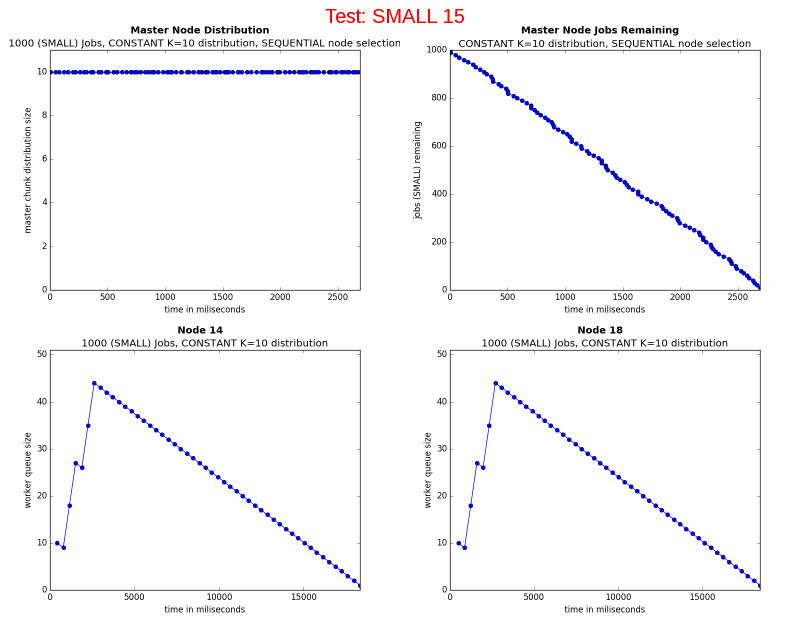
#> input picture report/combined_small_growing_workers_constant/case_small_15.png, 1600 x 1240 px, given in place of thread-1-assign_rate.png, which was not available (shown at 1/2 size)
$ python combine.py ../report/combined_small_growing_workers_constant/case_small_15.png ../report/combined_small_growing_workers_constant/case_small_16.png ../report/combined_small_growing_workers_constant/case_small_16.png
#> lines starting #> are read from the running program, lines starting #| are printed output that depends on the picture; pictures that were not available may be replaced by others from this repository, and a replacement may not be noted
import Image
import ImageFont, ImageDraw
import sys

test_case_num = sys.argv[1]
node1 = sys.argv[2]
node2 = sys.argv[3]

#opens an image:
test_suite = "varied"
test_folder = "results_%s_1000" % test_suite
test_case = "%s_%s" % (test_suite, test_case_num)
test_case_text = "Test: %s %s" % (test_suite.upper(), test_case_num)
out_file = "case_%s_%s.png" % (test_suite, test_case_num)

im1 = Image.open("%s/%s/thread-1-assign_rate.png" % (test_folder, test_case))
#> im1 is the input picture: PIL image 1600x1240 RGB; mean R, G, B 248, 247.7, 249.4
im2 = Image.open("%s/%s/thread-1-jobs_remaining.png" % (test_folder, test_case))
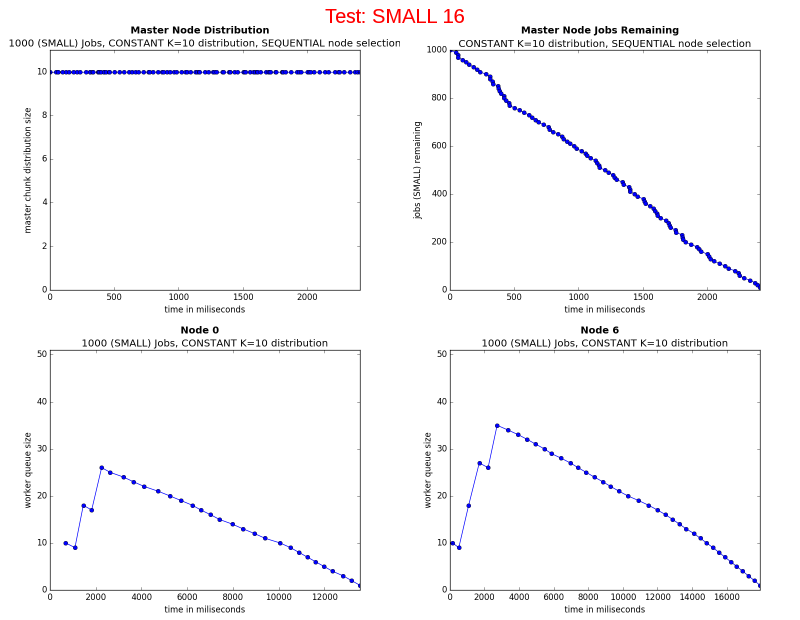
#> input picture report/combined_small_growing_workers_constant/case_small_16.png, 1600 x 1240 px, given in place of thread-1-jobs_remaining.png, which was not available (shown at 1/2 size)
#> im2 is the input picture: PIL image 1600x1240 RGB; mean R, G, B 248.1, 247.8, 249.4
im3 = Image.open("%s/%s/thread%s-queue_size.png" % (test_folder, test_case, node1))
im4 = Image.open("%s/%s/thread%s-queue_size.png" % (test_folder, test_case, node2))
#creates a new empty image, RGB mode, and size 400 by 400.
height_offset=40
new_im = Image.new('RGB', (1600, 1200 + height_offset), color="white")
#> new_im: PIL image 1600x1240 RGB; every value is 255

new_im.paste(im1, (0, 0 + height_offset))
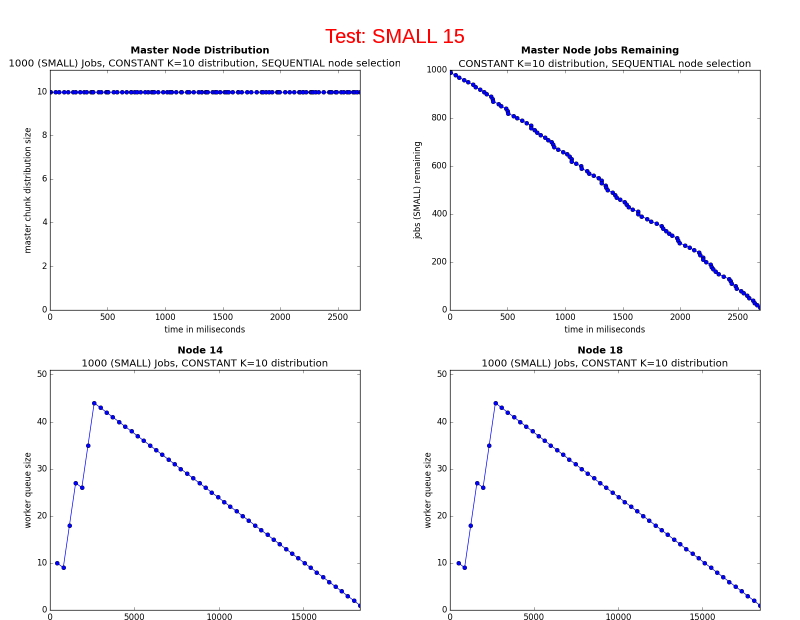
#> new_im: PIL image 1600x1240 RGB (shown at 1/2 size); mean R, G, B 248.1, 247.8, 249.6
new_im.paste(im2, (800, 0 + height_offset))
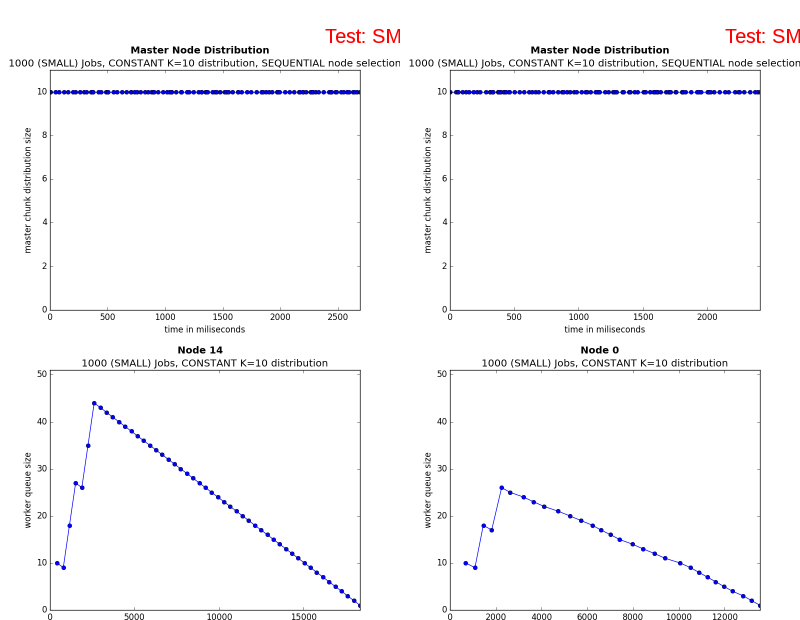
#> new_im: PIL image 1600x1240 RGB (shown at 1/2 size); mean R, G, B 248.4, 248, 249.5
new_im.paste(im3, (0, 600 + height_offset))
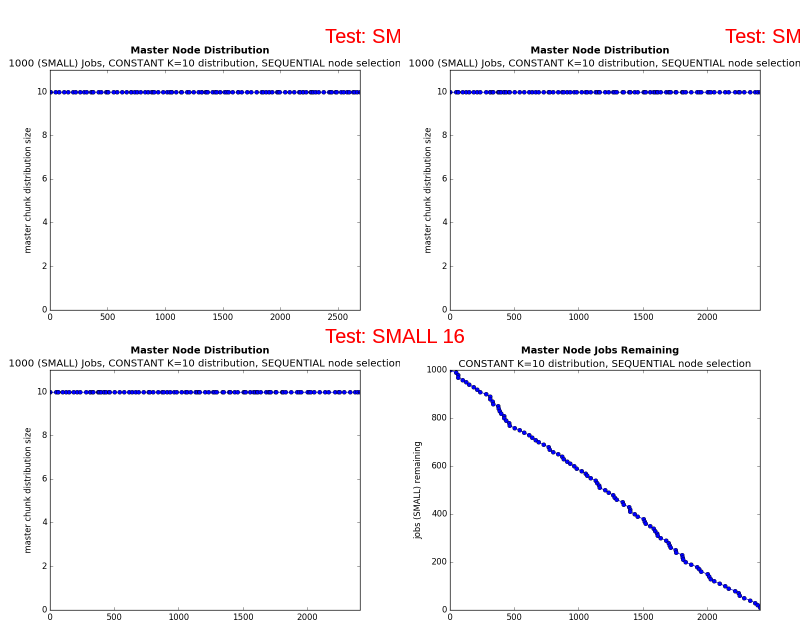
#> new_im: PIL image 1600x1240 RGB (shown at 1/2 size); mean R, G, B 247.5, 246.9, 248.6
new_im.paste(im4, (800, 600 + height_offset))
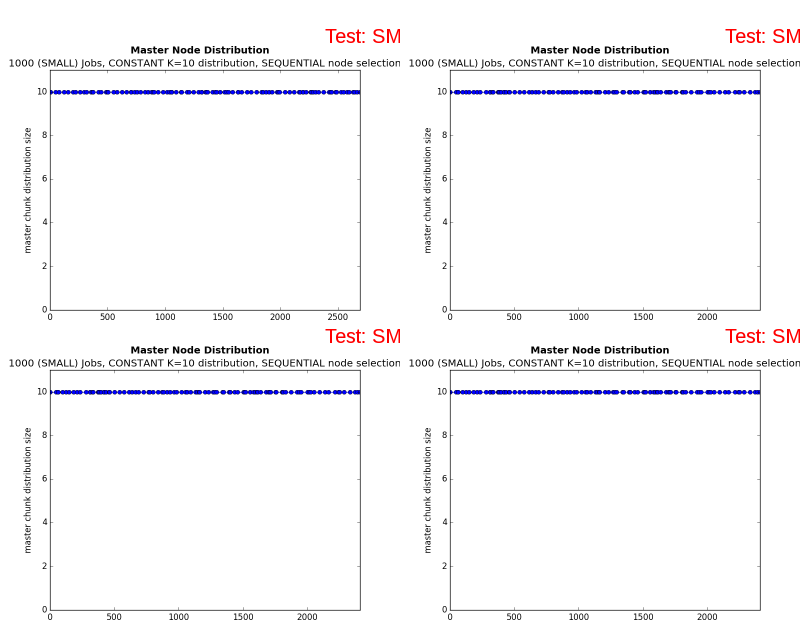
#> new_im: PIL image 1600x1240 RGB (shown at 1/2 size); mean R, G, B 247.6, 247, 248.6


draw = ImageDraw.Draw(new_im)
font = ImageFont.truetype("LiberationSans-Regular.ttf", 40)
draw.text((650, 10), test_case_text, font=font, fill="red")

new_im.thumbnail((400, 300))
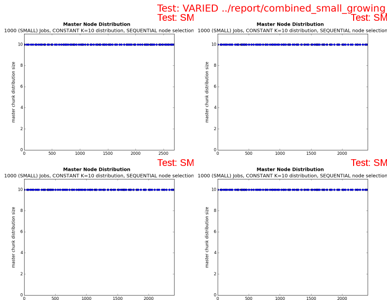
#> new_im: PIL image 387x300 RGB; mean R, G, B 247.5, 245.7, 247.3

new_im.save(out_file)
